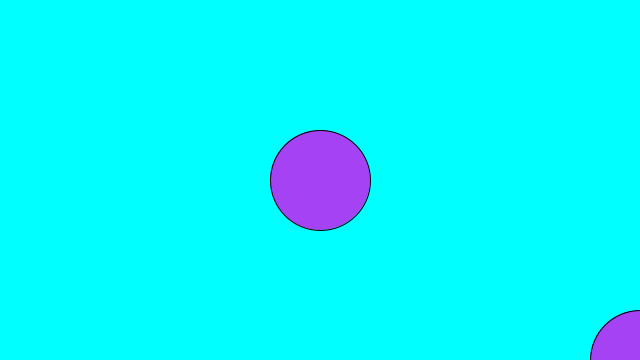
Frame 1 (no input)
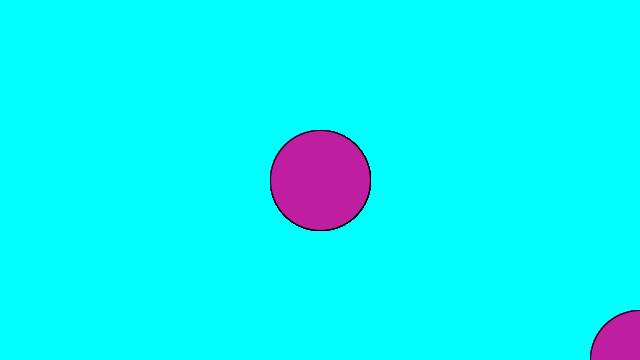
Frame 60 (the mouse pressed at the canvas centre just before this capture)
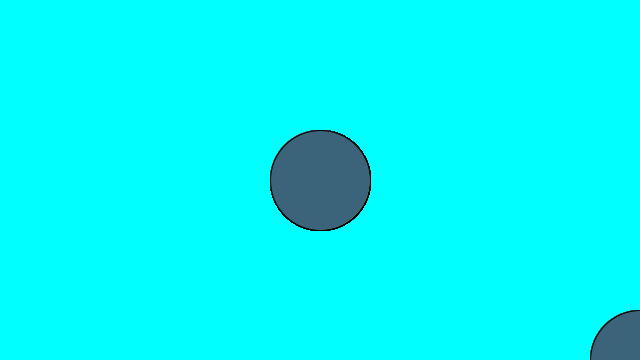
Frame 120 (the mouse held since frame 60 and released just before this capture)

The Processing sketch that drew these frames (run headless with seeded random() and noise(); from frame 60 on, the mouse is pressed at the canvas centre):

// Processing sketch: ES_003
// ── ES_003.pde
  private Cerchio c;

 //metodo per la definizione della dimensioen della finestra
public void settings(){
  size(640, 360);  //dimensione finestra
}

//metodo eseguito una sola volta per le inizializzazioni
public void setup() {
    background(0,255,255);  //sfondo azzurro
    c = new Cerchio(2,2);
}

//metodo eseguito finchè non si chiude la finestra
public void draw(){
    //creazione di un colore a caso
    //random restituisce un float [0..256)
    c.setColore(color(random(256), random(256), random(256)));
    c.show(2,2);
    delay(100);

   //stampa a console                   
    println("colore: ", red(c.getColore()), "-",
                      green(c.getColore()), "-",
                      blue(c.getColore()));
}

// ── Cerchio.pde
public class Cerchio {
  private float dim;   //diametro cerchio
  private final static int DIM_DEFAULT = 100;
  private float cordX;  //coordinate del centro
  private float cordY;
  private color colore;  //colore riempimento
  private color bordo;   //colore bordo

  public Cerchio(int numRighe, int numCol){
    cordX = width / numCol;  //piazzato al centro della finestra
    cordY = height / numRighe;
    //colore di default bianco con bordo nero
    colore = color(255, 255, 255);
    bordo = color (0, 0, 0);
    dim = DIM_DEFAULT;
  }

  public void show(int numRighe, int numCol){
    stroke(bordo);  //colore bordo
    fill(colore);  //colore di riempimento
    for (int i = 1; i <= numCol*numRighe; i++) {
      circle(cordX*i, cordY*i, dim);  //centro X,Y e diametro dim
    }
    //circle(cordX, cordY, dim);  //centro X,Y e diametro dim
  }

  public void setCordX(float x){
    cordX = x;
  }

   public void setCordY(float y){
    cordY = y;
  }

  public float getCordX(){
    return cordX;
  }

   public float getCordY(){
    return cordY;
  }

  public void setColore(color colore){
    this.colore = color(colore);
  }

  public color getColore(){
    return colore;
  }

  public color getBordo(){
    return bordo;
  }

  public void setBordo(color colore){
    bordo = colore;
  }
}
